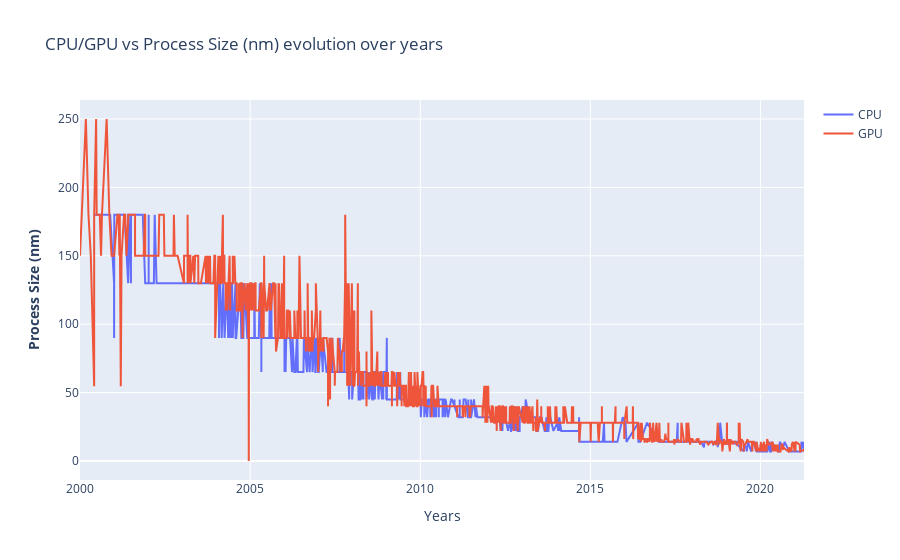

The notebook cell saved with this chart:
### Markdown cell above
### Análise - Proccess Size

### Code cell
fig = make_subplots()

# Add traces
fig.add_trace(
    go.Scatter(x= df_cpu.index, y=df_cpu["Process Size (nm)"] ,name= "CPU")
)

fig.add_trace(
    go.Scatter(x= df_gpu.index,y= df_gpu["Process Size (nm)"], name= "GPU")
)

# Add figure title
fig.update_layout(
    title_text="CPU/GPU vs Process Size (nm) evolution over years"
)

# Set x-axis title
fig.update_xaxes(title_text="Years")

# Set y-axes titles
fig.update_yaxes(title_text="<b>Process Size (nm)</b>", secondary_y=False)

fig.show()

### Figure 1 — Plotly figure (JSON) as saved in the notebook; plotly's stock layout.template omitted (floating-point values rounded to 4 significant figures; data arrays with more than 128 entries replaced by an {"elided": "..."} marker saying what was removed)
{"data": [{"name": "CPU", "type": "scatter", "x": {"elided": "2138 str values"}, "y": {"elided": "2138 int values"}}, {"name": "GPU", "type": "scatter", "x": {"elided": "2607 str values"}, "y": {"elided": "2607 float values"}}], "layout": {"title": {"text": "CPU/GPU vs Process Size (nm) evolution over years"}, "xaxis": {"anchor": "y", "domain": [0, 1], "title": {"text": "Years"}}, "yaxis": {"anchor": "x", "domain": [0, 1], "title": {"text": "<b>Process Size (nm)</b>"}}}}
